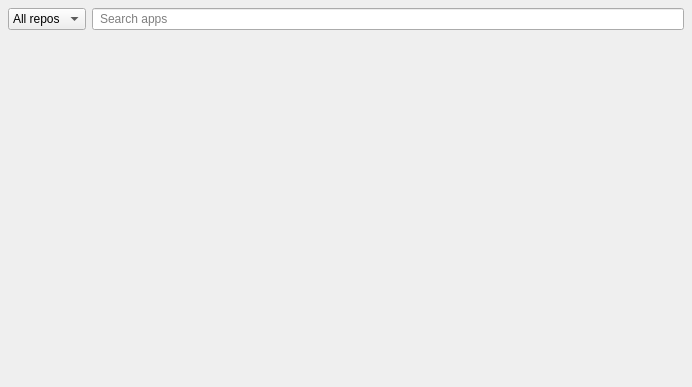
<?xml version="1.0" encoding="UTF-8"?>
<ui version="4.0">
 <class>Dialog</class>
 <widget class="QDialog" name="Dialog">
  <property name="geometry">
   <rect>
    <x>0</x>
    <y>0</y>
    <width>692</width>
    <height>387</height>
   </rect>
  </property>
  <property name="sizePolicy">
   <sizepolicy hsizetype="Preferred" vsizetype="Preferred">
    <horstretch>1</horstretch>
    <verstretch>0</verstretch>
   </sizepolicy>
  </property>
  <property name="minimumSize">
   <size>
    <width>692</width>
    <height>387</height>
   </size>
  </property>
  <property name="windowTitle">
   <string>Dialog</string>
  </property>
  <property name="sizeGripEnabled">
   <bool>false</bool>
  </property>
  <property name="modal">
   <bool>false</bool>
  </property>
  <layout class="QVBoxLayout" name="verticalLayout">
   <property name="leftMargin">
    <number>8</number>
   </property>
   <property name="topMargin">
    <number>8</number>
   </property>
   <property name="rightMargin">
    <number>8</number>
   </property>
   <property name="bottomMargin">
    <number>8</number>
   </property>
   <item>
    <widget class="QWidget" name="widget" native="true">
     <property name="sizePolicy">
      <sizepolicy hsizetype="Preferred" vsizetype="Preferred">
       <horstretch>0</horstretch>
       <verstretch>0</verstretch>
      </sizepolicy>
     </property>
     <layout class="QGridLayout" name="gridLayout_2">
      <property name="leftMargin">
       <number>0</number>
      </property>
      <property name="topMargin">
       <number>0</number>
      </property>
      <property name="rightMargin">
       <number>0</number>
      </property>
      <property name="bottomMargin">
       <number>0</number>
      </property>
      <item row="0" column="0">
       <widget class="QComboBox" name="comboBox">
        <property name="sizePolicy">
         <sizepolicy hsizetype="Fixed" vsizetype="Fixed">
          <horstretch>0</horstretch>
          <verstretch>0</verstretch>
         </sizepolicy>
        </property>
        <item>
         <property name="text">
          <string>All repos</string>
         </property>
         <property name="focusPolicy">
          <enum>Qt::ClickFocus</enum>
         </property>
        </item>
       </widget>
      </item>
      <item row="0" column="1">
       <widget class="QLineEdit" name="keySearch">
        <property name="styleSheet">
         <string notr="true">padding: 2 2 2 5;</string>
        </property>
        <property name="placeholderText">
         <string>Search apps</string>
        </property>
        <property name="focusPolicy">
          <enum>Qt::StrongFocus</enum>
         </property>
       </widget>
      </item>
     </layout>
    </widget>
   </item>
   <item>
    <widget class="QWidget" name="widget_2" native="true">
     <property name="sizePolicy">
      <sizepolicy hsizetype="Preferred" vsizetype="Preferred">
       <horstretch>0</horstretch>
       <verstretch>10</verstretch>
      </sizepolicy>
     </property>
    </widget>
   </item>
  </layout>
 </widget>
 <resources/>
 <connections/>
</ui>
